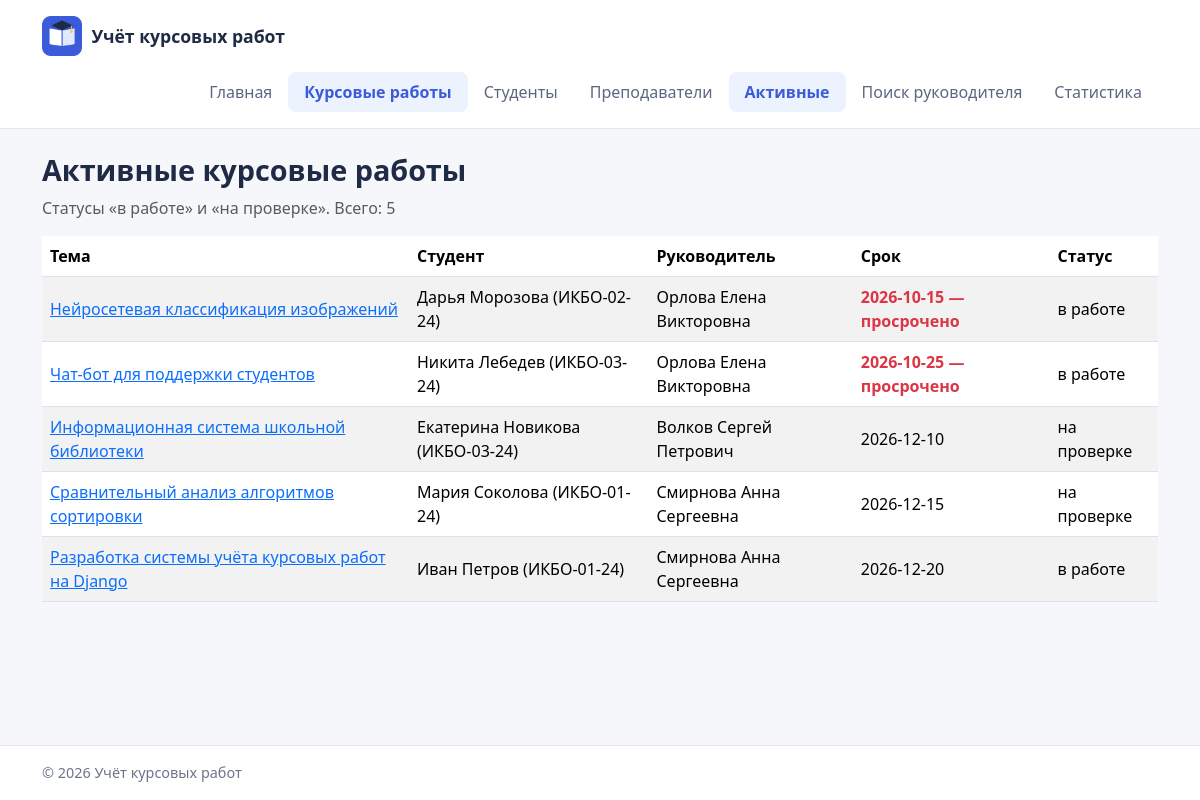
/courseworks/active/, run on the app's committed database.
### courseworks/views.py (the view)
# urls.py: path("active/", views.active_courseworks, name="active"),
def active_courseworks(request):
    rows = fetch_all(queries.ACTIVE_COURSEWORKS)
    return render(
        request, "courseworks/active.html", {"courseworks": rows}
    )

### db/database.py (called while the page is built)
def get_connection():
    conn = sqlite3.connect(DB_PATH)
    conn.execute("PRAGMA foreign_keys = ON")
    conn.row_factory = sqlite3.Row
    return conn

def fetch_all(sql, params=()):
    conn = get_connection()
    try:
        return conn.execute(sql, params).fetchall()
    finally:
        conn.close()

### courseworks/templates/courseworks/active.html (shortened to what this page needs)
{% extends "base.html" %}
{% block content %}
    <h1 class="page-title">Активные курсовые работы</h1>
    <p class="text-muted">Статусы «в работе» и «на проверке». Всего: {{ courseworks|length }}</p>
    <table class="table table-striped align-middle">
        <thead>
            <tr><th>Тема</th><th>Студент</th><th>Руководитель</th><th>Срок</th><th>Статус</th></tr>
        </thead>
        <tbody>
        {% for cw in courseworks %}
            <tr>
                <td><a href="{% url 'courseworks:detail' cw.id %}">{{ cw.title }}</a></td>
                <td>{{ cw.student_name }} ({{ cw.group_name }})</td>
                <td>{{ cw.teacher_name }}</td>
                <td class="{% if cw.is_overdue %}text-danger fw-bold{% endif %}">
                    {{ cw.deadline }}{% if cw.is_overdue %} — просрочено{% endif %}
                </td>
                <td>{{ cw.status }}</td>
            </tr>
        {% empty %}
            <tr><td colspan="5" class="empty-state">Активных работ нет.</td></tr>
        {% endfor %}
        </tbody>
    </table>
{% endblock %}

### homepage/static/homepage/css/style.css (style rules this page uses)
:root { --ink: #1f2a44; --accent: #3b5bdb; --accent-soft: #edf2ff; --page: #f6f7fb; --line: #e3e6ef; }
body { min-height: 100vh; display: flex; flex-direction: column; background: var(--page); color: var(--ink); }
.page-title { font-weight: 700; font-size: 1.8rem; margin-bottom: 0.5rem; }

### data on the page
courseworks: title "Нейросетевая классификация изображений", student_name "Дарья Морозова", group_name "ИКБО-02-24", teacher_name "Орлова Елена Викторовна", deadline "2026-10-15", shows "— просрочено", status "в работе"
courseworks: title "Чат-бот для поддержки студентов", student_name "Никита Лебедев", group_name "ИКБО-03-24", teacher_name "Орлова Елена Викторовна", deadline "2026-10-25", shows "— просрочено", status "в работе"
courseworks: title "Информационная система школьной библиотеки", student_name "Екатерина Новикова", group_name "ИКБО-03-24", teacher_name "Волков Сергей Петрович", deadline "2026-12-10", status "на проверке"
courseworks: title "Сравнительный анализ алгоритмов сортировки", student_name "Мария Соколова", group_name "ИКБО-01-24", teacher_name "Смирнова Анна Сергеевна", deadline "2026-12-15", status "на проверке"
courseworks: title "Разработка системы учёта курсовых работ на Django", student_name "Иван Петров", group_name "ИКБО-01-24", teacher_name "Смирнова Анна Сергеевна", deadline "2026-12-20", status "в работе"

### other printed values
{{ courseworks|length }} "5"
